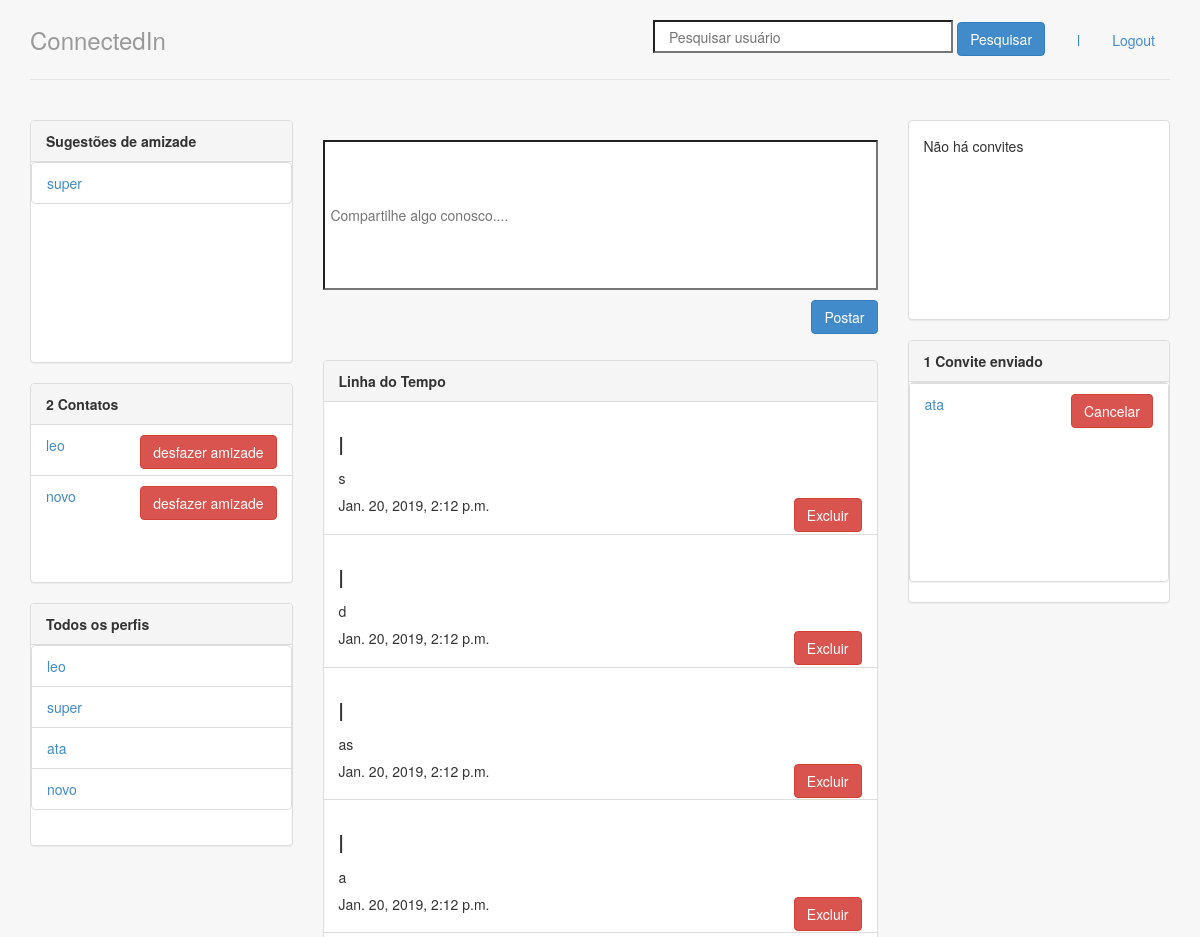
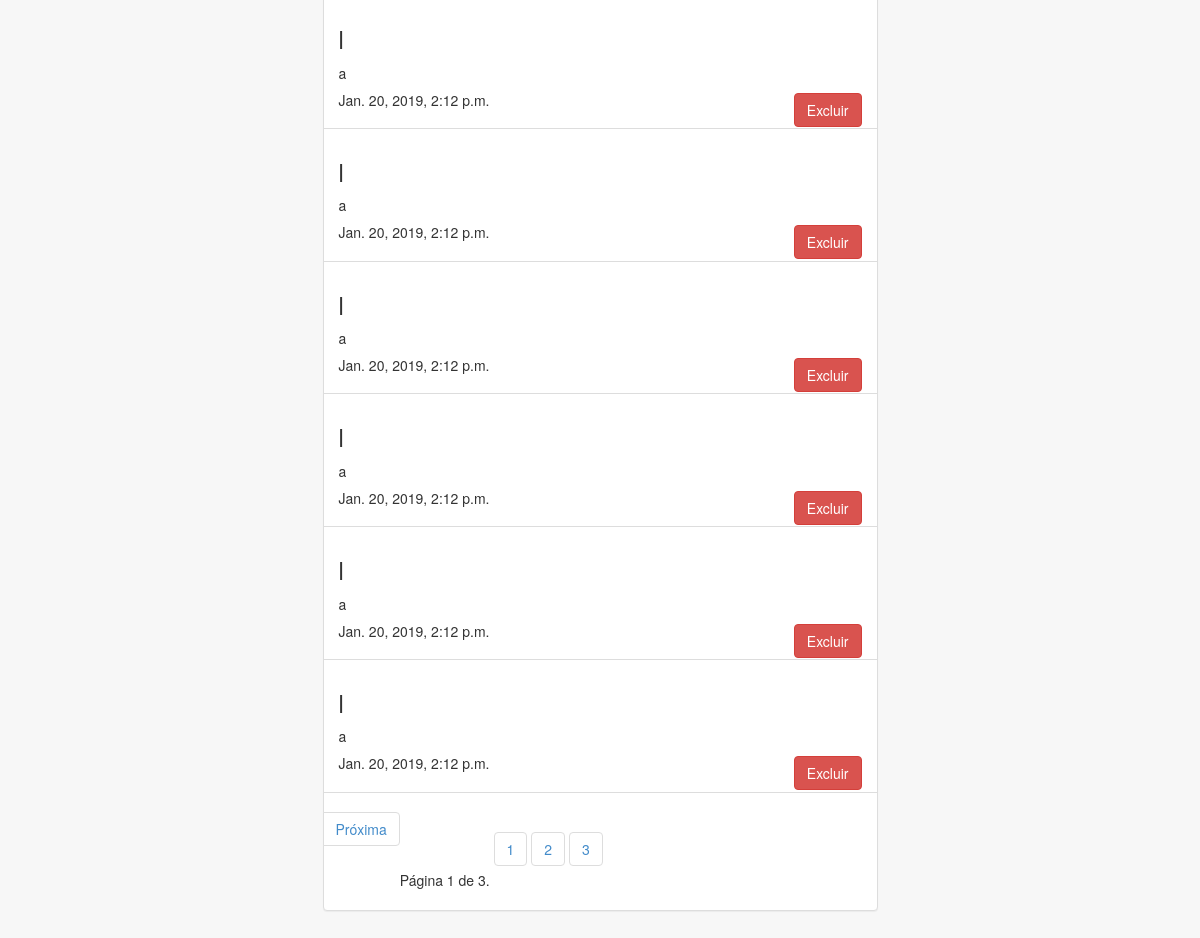
The app's page / (signed in) with its own data (2 pictures, top to bottom).
### perfis/models.py (models this page shows, shortened)
class Perfil(models.Model):
    nome = models.CharField(max_length=255, null=False)
    telefone = models.CharField(max_length=15, null=False)
    nome_empresa = models.CharField(max_length=255, null=False)
    contatos = models.ManyToManyField('self', related_name = 'meus_contatos')
    contatos_bloqueados = models.ManyToManyField('self', related_name = 'meus_contatos_bloqueados', symmetrical=False, through='Bloqueio')
    usuario = models.OneToOneField(User, related_name="perfil", on_delete = models.CASCADE)
    imagem_perfil = models.ImageField(upload_to='Temp/')
    @property
    def superuser(self):
        return self.usuario.is_superuser
    @property
    def meus_bloqueios(self):
        bloqueio = Bloqueio.objects.filter(bloqueador=self)
        return bloqueio
    def bloqueados(self):
        lista_bloqueados = []
        for i in self.meus_bloqueios:
            lista_bloqueados.append(i.bloqueado)
        return lista_bloqueados
    def contatos_nao_bloqueados(self):
        perfis_nao_bloqueados = []
        perfis_me_bloquearam = Bloqueio.objects.filter(bloqueado=self)
        ids_perfis_me_bloquearam = []
        for perfil in perfis_me_bloquearam:
            ids_perfis_me_bloquearam.append(perfil.bloqueador.id)
        for i in Perfil.objects.all():
            if i.id not in ids_perfis_me_bloquearam and i not in self.meus_bloqueios.all():
                perfis_nao_bloqueados.append(i)
        return perfis_nao_bloqueados
    def __str__(self):
        return self.nome

class Postagem(models.Model):
    dono = models.ForeignKey(Perfil, on_delete=models.CASCADE, related_name='minhas_postagens')
    texto = models.CharField(max_length=400, null=False)
    data_publicacao = models.DateTimeField(auto_now_add=True)
    def __str__(self):
        return self.texto

class Convite(models.Model):
    solicitante = models.ForeignKey(Perfil,on_delete=models.CASCADE,related_name='convites_feitos' )
    convidado = models.ForeignKey(Perfil, on_delete= models.CASCADE, related_name='convites_recebidos')

### perfis/views.py (the view)
# urls.py: path('', views.index,name='index'),
@login_required
def index(request):
	form = PostForm()
	perfil_logado = Perfil.objects.get(id=request.user.perfil.id)
	perfis_nao_bloqueados = perfil_logado.contatos_nao_bloqueados
	page = request.GET.get("page", 1)
	paginator = Paginator(perfil_logado.minha_timeline.get_timeline(), 10)
	total = paginator.count
	try:
		timeline = paginator.page(page)
	except InvalidPage:
		timeline = paginator.page(1)
	contexto = {
		'perfis' : perfis_nao_bloqueados,
		'perfil_logado' : get_perfil_logado(request),
		'form':form,
		'timeline':timeline
		}
	return render(request, 'index.html', contexto)

### perfis/forms.py
class PostForm(forms.Form):
	texto = forms.CharField(required=True)

### perfis/views.py (called while the page is built)
@login_required
def get_perfil_logado(request):
	return request.user.perfil

### timeline/models.py (called while the page is built)
    def get_timeline(self):
        lista_postagens = []
        postagens_ordenadas = Postagem.objects.all()[::-1]
        for i in postagens_ordenadas:
            if i.dono in self.perfil.contatos.all() or i.dono.id == self.perfil.id:
                lista_postagens.append(i)
        return lista_postagens

### perfis/templates/index.html (shortened to what this page needs)
{% extends 'base.html' %}
{% block body %}
<div class="row">
    <div class="col-lg-3">
        <div class="panel panel-default">
            <div class="panel-heading">
                <strong>Sugestões de amizade</strong>
            </div>
            {% if perfis %}
            <div style="overflow-y: scroll; height: 200px;">
            <ul class="list-group">
                {% for perfil in perfis %}
                    {% if perfil.nome != perfil_logado.nome and perfil not in perfil_logado.contatos.all and perfil not in perfil_logado.bloqueados %}
                <li class="list-group-item">
                    <a href="{% url 'exibir' perfil.id %}"> {{ perfil.nome }}
                    </a>
                </li>
                {% endif %}
                {% endfor %}
            </ul>
                {% else %}
                <p>Não há perfis cadastrados</p>
                {% endif %}
            </div>
        </div>
        <div class="panel panel-default" style="overflow-y: scroll; height: 200px;">
            {% with total=perfil_logado.contatos.count %}
            {% if total %}
            <div class="panel-heading">
                <strong> {{ total }}
                    Contato{{ total|pluralize }}
                </strong>
            </div>
            <ul class="list-group">
                {% for perfil in perfil_logado.contatos.all %}
                <li class="list-group-item">
                    <p><a href="{% url 'exibir' perfil.id %}">
                            {{ perfil }}
                        </a>
                        <a class="btn btn-danger pull-right" href="{% url 'desfazer' perfil.id %}">
                            desfazer amizade
                        </a></p>
                </li>
                {% endfor %}
            </ul>
            {% else %}
            <div class="panel-body">
                Não há contatos :(
            </div>
            {% endif %}
            {% endwith %}
        </div>
         {% if perfil_logado.superuser %}
            <div class="panel panel-default">
                <div class="panel-heading">
                    <strong>Todos os perfis</strong>
                </div>
            {% if perfis %}
            <div style="overflow-y: scroll; height: 200px;">
            <ul class="list-group">
                {% for perfil in perfis %}
                    {% if perfil.nome != perfil_logado.nome %}
                <li class="list-group-item">
                    <a href="{% url 'exibir' perfil.id %}"> {{ perfil.nome }}
                    </a>
                </li>
                {% endif %}
                {% endfor %}
            </ul>
                {% else %}
                <p>Não há perfis cadastrados</p>
                {% endif %}
        </div>
    </div>
        {% endif %}
    </div>
    <div class="col-lg-6">
        <br>
        <form class="form-signin" method="post" action="{% url 'postar' %}">
            <p><input name="texto" id="id_postagem" required placeholder=" Compartilhe algo conosco...." style="min-width: 555px; min-height: 150px; max-width: 555px; max-height: 150px;"></p>
            <button class="btn btn-primary pull-right" type="submit">Postar</button>
            <br>
        </form>
        <br>
        <br>
        <div class="panel panel-default">
            {% with total=timeline.count %}
            {% if timeline %}
            <div class="panel-heading">
                <strong> {{ total }}
                    Linha do Tempo
                </strong>
            </div>
            <ul class="list-group">
                {% for postagem in timeline %}
                <li class="list-group-item">
                    <h3> {{ postagem.dono }} </h3>
                    <p>{{ postagem }}</p>
                    {% if postagem.dono.id == perfil_logado.id %}
                    <button class="btn btn-danger pull-right btn-confirm">Excluir</button>
                    {% endif %}
                    <h5>{{postagem.data_publicacao}}</h5>
                </li>
                {% endfor %}
                <div class="pagination ">
                    <span class="current">
                        Página {{ timeline.number }} de {{ timeline.paginator.num_pages }}.
                    </span>
                {% for i in timeline.paginator.page_range %}
                        <ul class="pagination justify-content-center">
                            <li class="page-item"><a class="page-link" href="?page={{ timeline.i }}{{i}}">{{ i }}</a></li>
                        </ul>
                {% endfor %}
                {% if timeline.has_next %}
                    <li class="page-item">
                    <a class="page-link" href="?page={{ timeline.next_page_number }}">Próxima</a>
                    </li>
                    {% endif %}
            </div>
            </ul>
            {% else %}
            <div class="panel-body">
                Não há postagens
            </div>
            {% endif %}
            {% endwith %}
        </div>
    </div>
    <div class="col-lg-3">
        <div class="panel panel-default" style="overflow-y: scroll; height: 200px;">
            <div>
                {% with total=perfil_logado.convites_recebidos.count %}
                {% if total %}
                <div class="panel-heading">
                    <strong> {{ total }}
                        Convite{{ total|pluralize }} aguardando aprovação</strong>
                </div>
                <ul class="list-group">
                    {% for convite in perfil_logado.convites_recebidos.all %}
                    <li class="list-group-item">
                        <p>
                            <a href="{% url 'exibir' convite.solicitante.id %}">
                                {{convite.solicitante.nome}}
                            </a>
                            <a class="btn btn-danger pull-right" href="{% url 'recusar' convite.id %}">recusar</a>
                            <a class="btn btn-primary pull-right" href="{% url 'aceitar' convite.id %}">aceitar</a></p>
                    </li>
                    {% endfor %}
                </ul>
                {% else %}
                <div class="panel-body">
                    Não há convites
                </div>
                {% endif %}
                {% endwith %}
            </div>
        </div>
        <div class="panel panel-default">
            {% with total=perfil_logado.convites_feitos.count %}
            {% if total %}
            <div class="panel-heading">
                <strong> {{ total }}
                    Convite{{ total|pluralize }} enviado{{ total|pluralize }}</strong>
            </div>
            <div class="panel panel-default" style="overflow-y: scroll; height: 200px;">
            <ul class="list-group">
                {% for convite in perfil_logado.convites_feitos.all %}
                <li class="list-group-item">
                    <p>
                        <a href="{% url 'exibir' convite.convidado.id %}">
                            {{convite.convidado.nome}}
                        </a>
                        <a class="btn btn-danger pull-right" href="{% url 'recusar' convite.id %}">Cancelar</a>
                </li>
                {% endfor %}
            </ul>
            {% else %}
            <div class="panel-body">
                Não há convites
            </div>
            {% endif %}
            {% endwith %}
        </div>
        </div>
    </div>
</div>
{% endblock %}

### perfis/templates/base.html (shortened to what this page needs)
{% load staticfiles %}
<!doctype html>
<html lang="pt-br">
<head>
	<link rel="stylesheet" href="{% static 'styles/bootstrap.css' %}">
	<link rel="stylesheet" href="{% static 'styles/main.css' %}">
</head>
<body>
	<div class="container">
		<div class="header">
			{% if request.user.perfil %}
			<ul class="nav nav-pills pull-right">
				<li>
				<div class="container">
					<form class="form-signin" method="post" action="{% url 'pesquisar' %}">
						<input name="nome" id="nome_id" required placeholder="   Pesquisar usuário" style="min-height: 33px; min-width: 300px;">
						<button class="btn btn-primary" type="submit">Pesquisar</button>
					</form>
				</div>
			</li>
				<li><a href="{% url 'exibir' perfil_logado.id %}">{{ perfil_logado.nome }}</a></li>
				<li><a href="/logout/">Logout</a></li>
			</ul>
			<a href="{% url 'index' %}" style="text-decoration:none">
				<h3 class="text-muted">ConnectedIn</h3>
			</a>
			{% else %}
			<h3 class="text-muted">ConnectedIn</h3>
			{% endif %}
		</div>
		<div class="row content">
			{% block body %}
			{% endblock %}
		</div>
	</div>
</body>
</html>

### perfis/static/styles/main.css (style rules this page uses)
body { padding-top: 20px; padding-bottom: 20px; background-color: rgb(247, 247, 247) }
.header, .content, .footer { padding-left: 15px; padding-right: 15px; }
.header { border-bottom: 1px solid #e5e5e5; }
.header h3 { margin-top: 0; margin-bottom: 0; line-height: 40px; padding-bottom: 19px; }
.content { margin: 40px 0; }
@media screen and (min-width: 768px) { .header, .content, .footer { padding-left: 0; padding-right: 0; } }
@media screen and (min-width: 768px) { .header { margin-bottom: 30px; } }

### records on screen
Perfil: nome "l"
Perfil: nome "super"
Perfil: nome "leo"
Perfil: nome "novo"
Perfil: nome "ata"
Postagem: dono "l", texto "s", shows "Excluir", data_publicacao "Jan. 20, 2019, 2:12 p.m."
Postagem: dono "l", texto "d", shows "Excluir", data_publicacao "Jan. 20, 2019, 2:12 p.m."
Postagem: dono "l", texto "as", shows "Excluir", data_publicacao "Jan. 20, 2019, 2:12 p.m."
Postagem: dono "l", texto "a", shows "Excluir", data_publicacao "Jan. 20, 2019, 2:12 p.m."
Postagem: dono "l", texto "a", shows "Excluir", data_publicacao "Jan. 20, 2019, 2:12 p.m."
Postagem: dono "l", texto "a", shows "Excluir", data_publicacao "Jan. 20, 2019, 2:12 p.m."
Postagem: dono "l", texto "a", shows "Excluir", data_publicacao "Jan. 20, 2019, 2:12 p.m."
Postagem: dono "l", texto "a", shows "Excluir", data_publicacao "Jan. 20, 2019, 2:12 p.m."
Postagem: dono "l", texto "a", shows "Excluir", data_publicacao "Jan. 20, 2019, 2:12 p.m."
Postagem: dono "l", texto "a", shows "Excluir", data_publicacao "Jan. 20, 2019, 2:12 p.m."
Convite: convidado.nome "ata"

### other values on screen
{{ total }} "2"
{{ timeline.number }} "1"
{{ timeline.paginator.num_pages }} "3"
{{ i }} "1" "2" "3"
{{ total }} "1"
